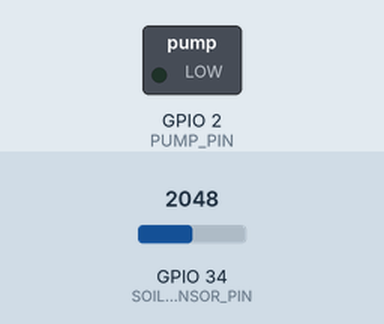
This sketch was run on a simulated ESP32. Parts: switched loads named in the sketch (green lamp = pin HIGH). Inputs (shaded band) come from the test bench; at power-on: GPIO 34 (SOIL_SENSOR_PIN) = 2048. WiFi joins after 1.5 s; servers stay silent unless stated; uploads are accepted with an empty reply; what the sketch prints to the serial monitor is not drawn.

Above: at 2.5 s.
At 5.0 s:
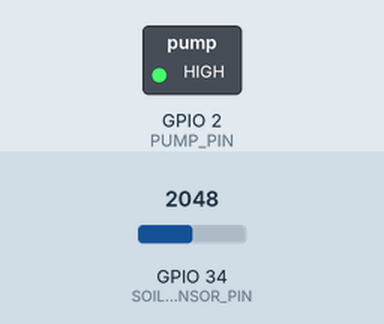
Timing chart, 0 to 8.8 s (numbered marks = the images above):
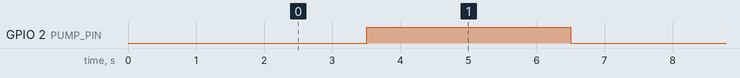

The sketch:

sketch_plant.ino
```cpp
#include <WiFi.h>
#include <HTTPClient.h>

#define PUMP_PIN 2
#define SOIL_SENSOR_PIN 34

const char* ssid = "UAL-IoT";
const char* password = "$taffDevice2023";
const char* serverURL = "https://esp-plant-dashboard.onrender.com/upload";

String deviceID = "ESP32-01";  // Change this for each device e.g. ESP32-04

void setup() {
    pinMode(PUMP_PIN, OUTPUT);
    digitalWrite(PUMP_PIN, LOW);
    Serial.begin(115200);

    WiFi.begin(ssid, password);
    while (WiFi.status() != WL_CONNECTED) {
        delay(500);
        Serial.print(".");
    }
    Serial.println("\nConnected to WiFi.");
}

void loop() {
    int totalMoisture = 0;
    for (int i = 0; i < 10; i++) {
        totalMoisture += analogRead(SOIL_SENSOR_PIN);
        delay(200);
    }

    int avgMoisture = totalMoisture / 10;
    Serial.print("Average Soil Moisture: ");
    Serial.println(avgMoisture);
    // avgMoisture=599;

    if (avgMoisture > 400 && avgMoisture < 4000) {
        digitalWrite(PUMP_PIN, HIGH); //make plant wet
        delay(3000);
        digitalWrite(PUMP_PIN, LOW); //stop
    }

    // 📡 Send to Flask server
    if (WiFi.status() == WL_CONNECTED) {
        HTTPClient http;
        http.begin(serverURL);
        http.addHeader("Content-Type", "application/json");

        String payload = "{\"avgMoisture\":" + String(avgMoisture) + ",\"deviceID\":\"" + deviceID + "\"}";
        int httpResponseCode = http.POST(payload);

        Serial.print("HTTP Response code: ");
        Serial.println(httpResponseCode);

        http.end();
    }

    delay(400); // wait 1 min << can be useful for testing
    //delay(60000); // wait 1 min
}
```

Measured:
- by itself, GPIO 2 (PUMP_PIN): alternates HIGH for 3.0 s and LOW for 2.6 s
